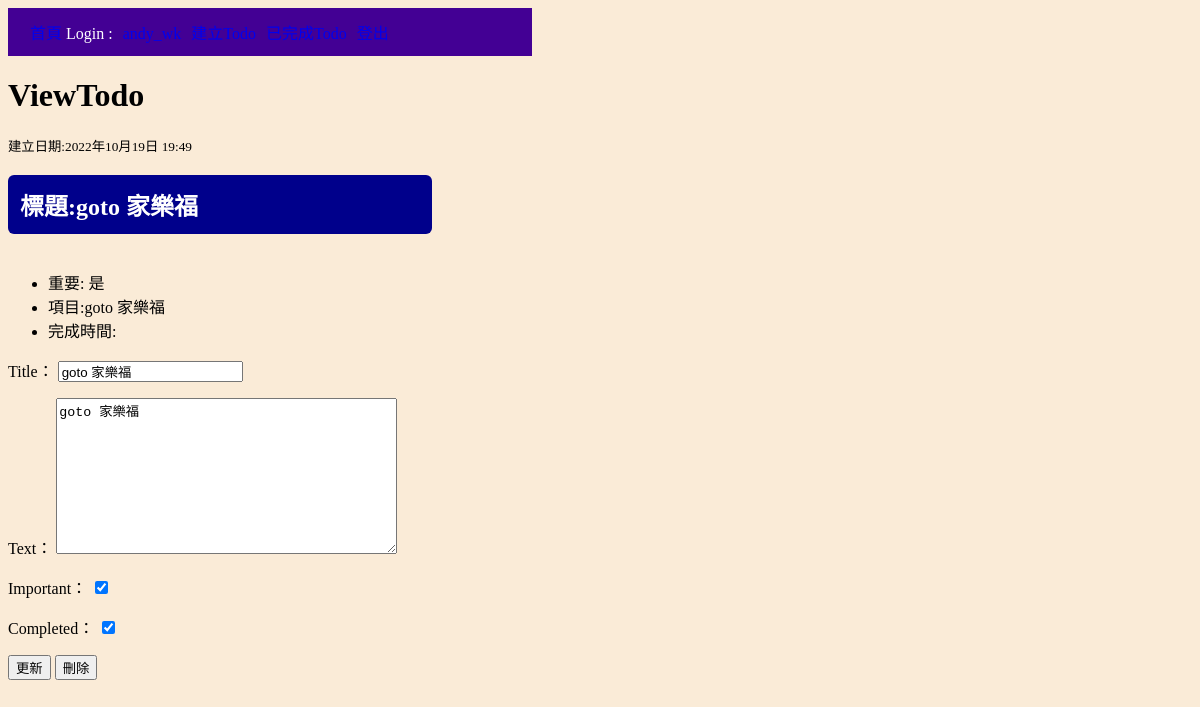
The app's page /view/4 (signed in) with its own data.
### todo/models.py (models this page shows, shortened)
class Todo(models.Model):
    title=models.CharField(max_length=100)
    text=models.TextField(blank=True)
    created=models.DateTimeField(auto_now_add=True)
    date_complated=models.DateTimeField(blank=True,null=True)
    important=models.BooleanField(default=False)
    completed=models.BooleanField(default=False)
    user=models.ForeignKey(User,on_delete=models.CASCADE)

### todo/views.py (the view, shortened to what this page needs)
# urls.py: path('view/<int:id>', views.viewtodo,name='viewtodo'),
@login_required
def viewtodo(request,id):
    try:
        todo=Todo.objects.get(id=id)
        if request.method=='GET':
            form=TodoForm(instance=todo)
        return render(request,'./todo/viewtodo.html',{'todo':todo,'form':form})
    except Exception as e:
        print(e)
    return render(request,'./todo/404.html')

### todo/forms.py
class TodoForm(ModelForm):
    class Meta:
        model=Todo
        fields=['title','text','important','completed']

### todo/templates/todo/viewtodo.html (shortened to what this page needs)
{% extends 'base.html' %}
{% block content %}
<h1>ViewTodo</h1>
<small>建立日期:{{todo.created}}</small><br>
<h2 class="title">標題:{{todo.title}}</h2>
<ul>
    <li>重要:{% if todo.important %}
        是{% else %}否{% endif %}
    </li>
    <li>項目:{{todo.text}}</li>
    <li>完成時間:
    </li>
</ul>
<form action="" method="POST">
    {{form.as_p}}
    <input type="submit" name="update" value="更新">
    <input type="submit" name="delete" value="刪除">
</form>
{% endblock %}

### static/css/base.css (style rules this page uses)
body { background-color: antiquewhite; }

### todo/templates/todo/viewtodo.html (style rules this page uses)
.title { background-color: darkblue; padding: 12px; border-radius: 6px; display: inline-block; color: white; width: 400px; }

### records on screen
Todo: created "2022年10月19日 19:49", title "goto 家樂福", text "goto 家樂福", important "☑", completed "☑"
